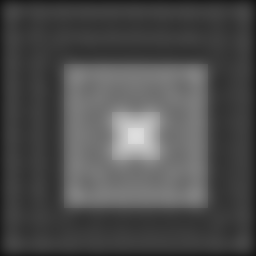
%> input picture trabalho1/ex3/NoisyAndDistortedImages/squares_1.bmp, 256 x 256 px
$ octave --eval "result = applySpatialHighFilter;"   (GNU Octave 9; MATLAB toolbox functions it lacks are replaced by stand-ins)
%> lines starting %> are read from the running program, lines starting %| are printed output that depends on the picture
%
% ISEL - Instituto Superior de Engenharia de Lisboa.
%
% LEIC - Licenciatura em Engenharia Informatica e de Computadores.
% MEIC - Mestrado em Engenharia Informatica e de Computadores.
%
% PIB - Processamento de Imagem e Biometria.
%
% Aplica um Filtro espacial passa-alto.

function If = applySpatialHighFilter(filename, originalFileName)

    if nargin==0
         filename =  'NoisyAndDistortedImages\squares_1.bmp';
         originalFileName = 'NoisyAndDistortedImages\squares.gif';
    end
	% Ler a imagem a partir do ficheiro.
	I = imread(filename);
%> I is the input picture: size 256x256 uint8; min 21, max 221, mean 76.9
    Io = imread(originalFileName);
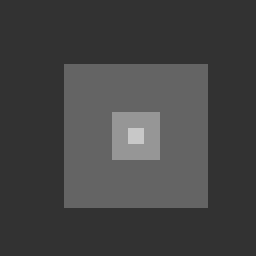
%> input picture trabalho1/ex3/NoisyAndDistortedImages/squares.gif, 256 x 256 px
%> Io is the input picture: size 256x256 uint8; min 50, max 200, mean 67.8
    % Dete玢o de contornos por diferentes m閠odos.
    H = fspecial('laplacian');
    I2 = imfilter(I,H);
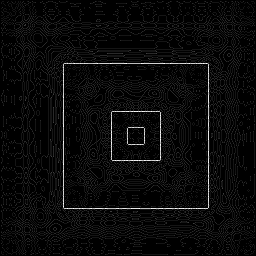
%> I2: size 256x256 uint8; min 0, max 12, mean 0.493; drawn with min black and max white
    If = Io + I2;
%     figure(); set(gcf,'Name', 'Filter');
%     subplot(121); imagesc(I); title(' Image ' ); colormap('gray');
%     subplot(122); imagesc(If); axis tight; title(' Image 6' ); %colorbar;
%     impixelinfo;

end
